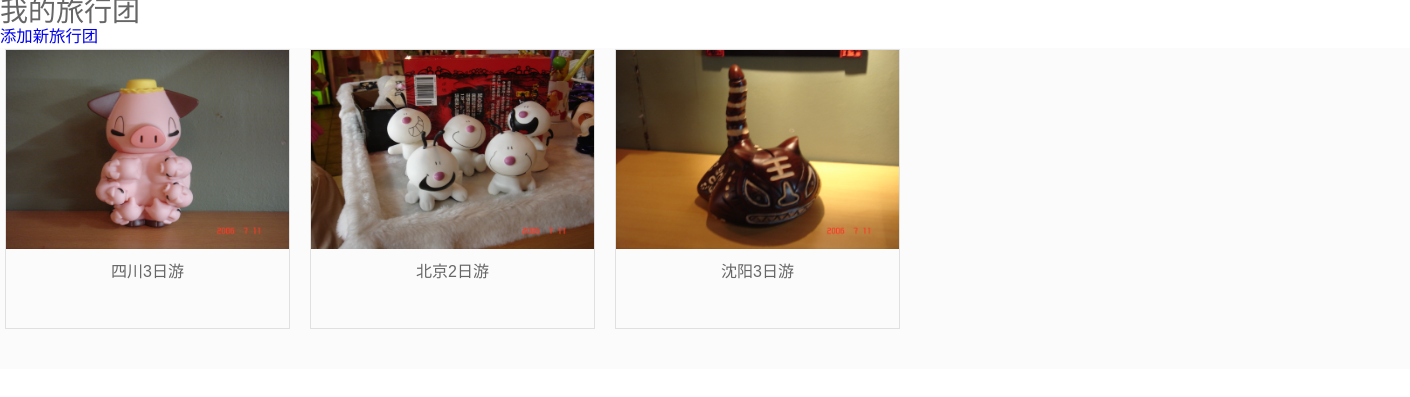
The app's page /topics/ (signed in) with its own data.
### learning_logs/models.py (models this page shows)
class Topic(models.Model):
    tour_name = models.CharField('旅行团名称', max_length=100)
    route1 = models.CharField('行程1', max_length=200, null=True, blank=True)
    route2 = models.CharField('行程2', max_length=200, null=True, blank=True)
    route3 = models.CharField('行程3', max_length=200, null=True, blank=True)
    route4 = models.CharField('行程4', max_length=200, null=True, blank=True)
    route5 = models.CharField('行程5', max_length=200, null=True, blank=True)
    date_added = models.DateField('建立时间', auto_now_add=True)
    date_start = models.DateField('出发日期')
    img = models.ImageField('图片', upload_to='img', max_length=200)
    img_name = models.CharField('图片名称', max_length=20)
    text = models.CharField('旅行团备注', max_length=200, null=True, blank=True, default="")
    owner = models.ForeignKey(User, on_delete=models.CASCADE)
    def __str__(self):
        return self.tour_name
    class Meta:
        verbose_name = '旅行团'
        verbose_name_plural = '旅行团'

### learning_logs/views.py (the view)
# urls.py: path('topics/', views.topics, name='topics'),
@login_required
def topics(request):
    topics = Topic.objects.filter(owner=request.user).order_by('date_added')
    context = {'topics': topics}
    return render(request, 'learning_logs/topics.html', context)

### templates/learning_logs/topics.html (shortened to what this page needs)
{% load staticfiles %}
<!DOCTYPE html>
<html lang="en">
<head>
</head>
<body>
{% block header %}
    <h1>我的旅行团</h1>
    <h3><a href="{% url 'learning_logs:new_topic' %}">添加新旅行团 </a></h3>
{% endblock %}
<div class="mainC">
    <div class="mainC_wrap clearfix">
        <div class="auctionList_gorup marginB10 pstat">
            <ul class="clearfix">
                {% for topic in topics %}
                    <li>
                    <a href="{% url 'learning_logs:topic' topic.id %}">
                    <img src="{{ topic.img.url }}">
                        <h3 style="text-align: center;">{{ topic }}</h3>
                    </a>
                    </li>
                {% endfor %}
            </ul>
        </div>
    </div>
</div>
<link href="{% static 'learning_logs/list_files/style.css' %}" rel="stylesheet">
</body>
</html>

### learning_logs/static/learning_logs/list_files/style.css (style rules this page uses)
body, ul, li, span, p, font, div, fieldset, legend, img, input, form, h1, h2, h3, h4, h5, h6, h7, dl, dd, dt { margin: 0px; padding: 0px; }
img { border: 0px; }
a, link { text-decoration: none; }
.clearfix:after { visibility: hidden; display: block; font-size: 0; content: " "; clear: both; height: 0; }
.clearfix { *zoom: 1; }
ul, li, ol { white-space: normal; list-style: none; }
h1, h2, h3, em, i { font-weight: normal; font-style: normal; }
body { background-color: #FFF; color: #666666; font: 14px/24px Microsoft YaHei, Helvetica, sans-serif !important; }
.marginB10 { margin-bottom: 10px; }
.mainC { background-color: #fbfbfb; }
.mainC_wrap { width: 1400px; margin: 0 auto; background-color: #fbfbfb; padding: 1px 0 30px 0; position: relative; }
.auctionList_gorup { width: 1300px; overflow: hidden; }
.auctionList_gorup ul { width: 1250px; }
.auctionList_gorup li { width: 285px; height: 280px; float: left; margin-right: 20px; position: relative; }
.auctionList_gorup li a { display: block; width: 283px; height: 278px; border: 1px solid #e0e0e0; color: #666666; -webkit-transition: all 0.6s 0s ease-out; -moz-transition: all 0.6s 0s ease-out; -ms-transition: all 0.6s 0s ease-out; -o-transition: all 0.6s 0s ease-out; transition: all 0.6s 0s ease-out; }
.auctionList_gorup li h3 { font-size: 16px; padding: 4px 20px 10px 20px; }
.auctionList_gorup li img { width: 283px; height: 199px; }

### records on screen
Topic: img (picture), tour_name "四川3日游"
Topic: img (picture), tour_name "北京2日游"
Topic: img (picture), tour_name "沈阳3日游"
